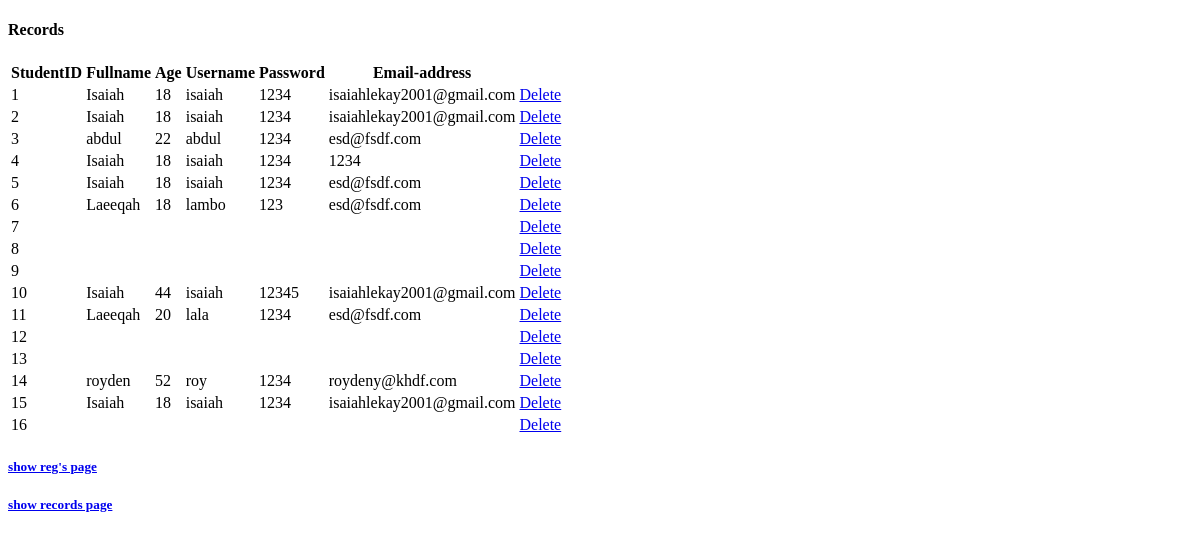
/display-students/, run on an earlier commit of the app's database.
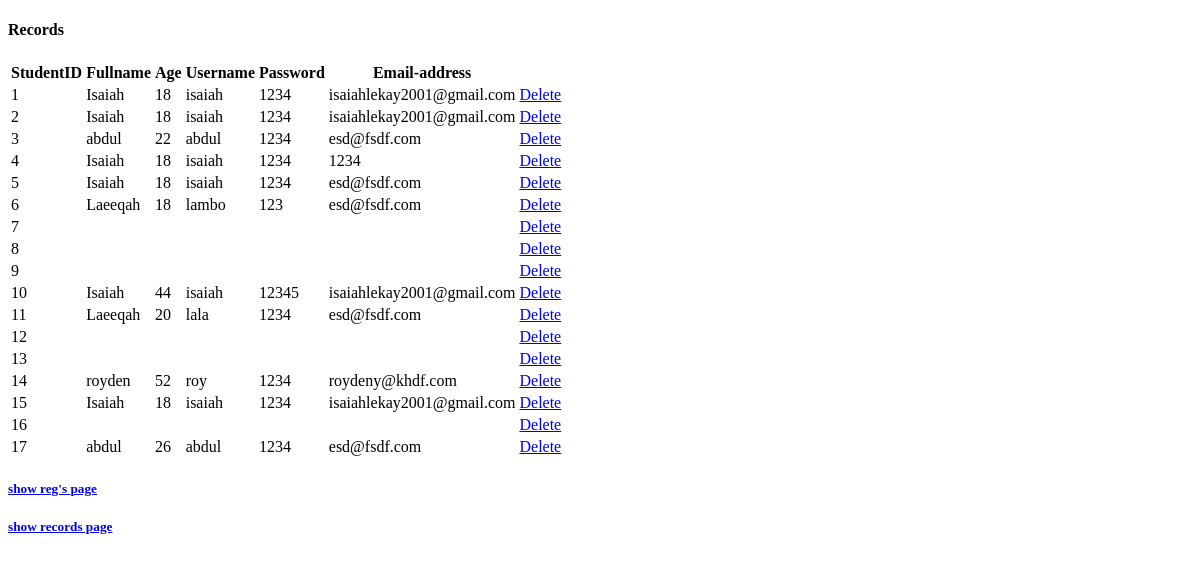
And on a later commit of the database.
### tables this page shows
CREATE TABLE students (userid INTEGER PRIMARY KEY AUTOINCREMENT, fullname TEXT, age INTEGER, username TEXT, password TEXT, email_address TEXT);

### app.py (the view)
@app.route('/display-students/', methods=['GET'])
def display():
    records = []
    try:
        with sqlite3.connect('apacademy.db') as con:
            cur = con.cursor()
            cur.execute("SELECT * FROM students")
            records = cur.fetchall()
    except Exception as e:
        con.rollback()
        print("There was an error fetching resuls from database: "+ str(e))
    finally:
        con.close()
        return render_template('students.html', records=records)

### templates/students.html (shortened to what this page needs)
<!DOCTYPE html>
<html lang="en">
<head>
</head>
<body>
    <h4>Records</h4>
    <table>
        <th>StudentID</th>
        <th>Fullname</th>
        <th>Age</th>
        <th>Username</th>
        <th>Password</th>
        <th>Email-address</th>
        {% for record in records %}
            <tr>
                <td>{{ record[0] }}</td>
                <td>{{ record[1] }}</td>
                <td>{{ record[2] }}</td>
                <td>{{ record[3] }}</td>
                <td>{{ record[4] }}</td>
                <td>{{ record[5] }}</td>
                <td><a href="/delete-student/{{ record[0] }}">Delete</a> </td>
            </tr>
        {% endfor %}
    </table>
      <h5><a href ="/register-student/">show reg's page</a></h5>
      <h5><a href="/show-students/">show records page</a></h5>
</body>
</html>

What changed in the data, as far as the page shows it:
added students: userid "17", fullname "abdul", age "26", username "abdul", password "1234", email_address "esd@fsdf.com"
